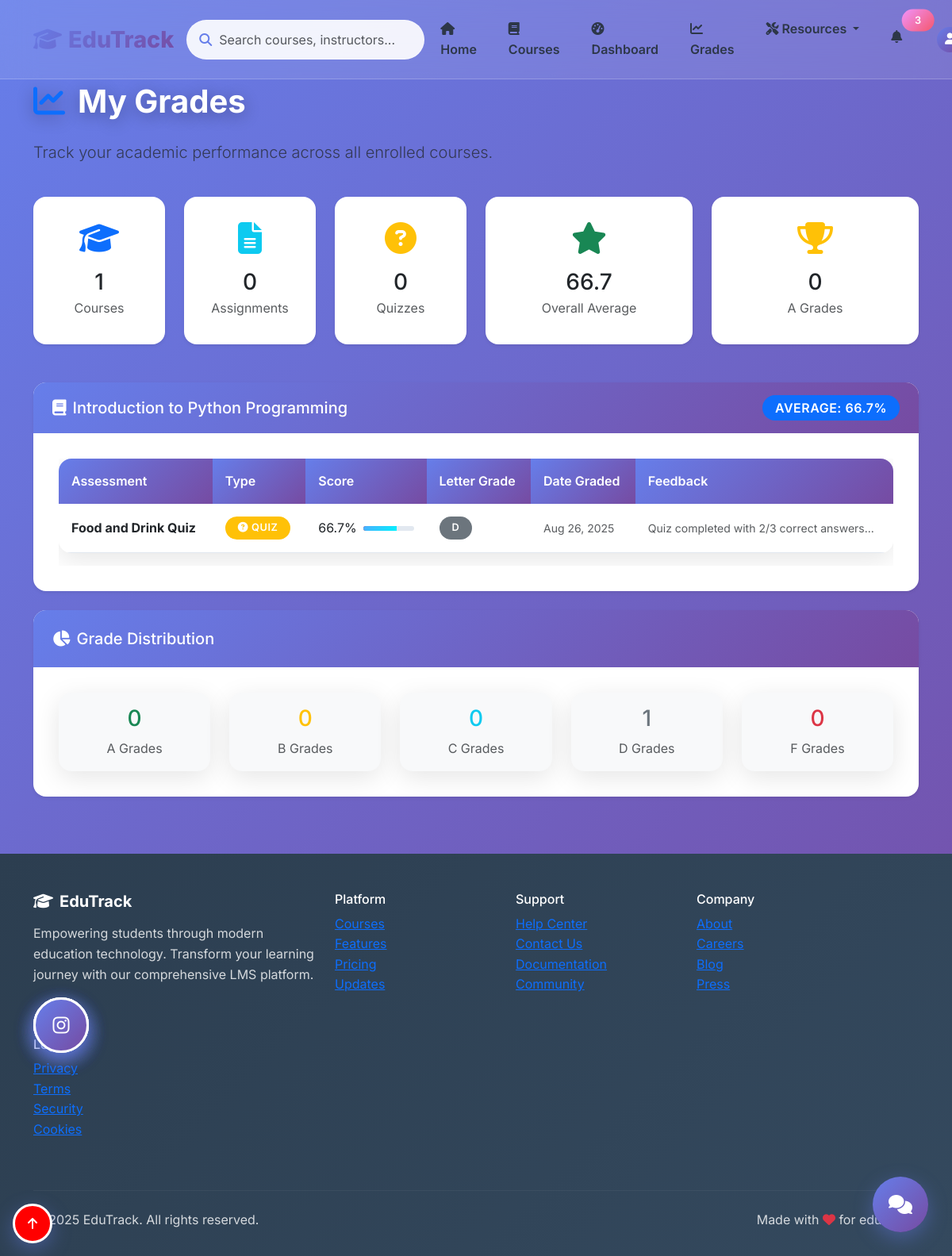
The page /grades (signed in) on the database its author committed.
### models.py (models this page shows, shortened)
class Course(db.Model):
    __tablename__ = 'course'
    id = db.Column(db.Integer, primary_key=True)
    title = db.Column(db.String(200), nullable=False)
    description = db.Column(db.Text, nullable=False)
    instructor = db.Column(db.String(100), nullable=False)
    instructor_id = db.Column(db.Integer, db.ForeignKey('user.id'))  # Link to teacher
    duration_weeks = db.Column(db.Integer, nullable=False)
    difficulty = db.Column(db.String(20), nullable=False)  # Beginner, Intermediate, Advanced
    max_students = db.Column(db.Integer, default=30)
    created_at = db.Column(db.DateTime, default=datetime.utcnow)
    enrollments = db.relationship('Enrollment', backref='course', lazy=True)
    grades = db.relationship('Grade', backref='course', lazy=True)
    materials = db.relationship('CourseMaterial', backref='course', lazy=True)
    announcements = db.relationship('Announcement', backref='course', lazy=True)
    assignments = db.relationship('Assignment', backref='course', lazy=True)
    quizzes = db.relationship('Quiz', backref='course', lazy=True, cascade='all, delete-orphan')

class Grade(db.Model):
    __tablename__ = 'grade'
    id = db.Column(db.Integer, primary_key=True)
    user_id = db.Column(db.Integer, db.ForeignKey('user.id'), nullable=False)
    course_id = db.Column(db.Integer, db.ForeignKey('course.id'), nullable=False)
    assignment_name = db.Column(db.String(200), nullable=False)
    score = db.Column(db.Float)  # Percentage (0-100)
    max_score = db.Column(db.Float, default=100.0)
    feedback = db.Column(db.Text)
    graded_at = db.Column(db.DateTime, default=datetime.utcnow)
    def get_letter_grade(self):
        if self.score is None:
            return 'N/A'
        elif self.score >= 90:
            return 'A'
        elif self.score >= 80:
            return 'B'
        elif self.score >= 70:
            return 'C'
        elif self.score >= 60:
            return 'D'
        else:
            return 'F'

### routes.py (the view)
def view_grades():
    if 'user_id' not in session:
        flash('Please log in to view your grades', 'warning')
        return redirect(url_for('login'))
    user = User.query.get(session['user_id'])
    if not user or user.role != 'student':
        flash('Only students can view grades', 'danger')
        return redirect(url_for('dashboard'))
    grades = Grade.query.filter_by(user_id=user.id).all()
    course_grades = {}
    for grade in grades:
        course_id = grade.course_id
        if course_id not in course_grades:
            course_grades[course_id] = []
        course_grades[course_id].append(grade)
    courses = Course.query.filter(Course.id.in_(course_grades.keys())).all()
    course_dict = {course.id: course for course in courses}
    course_averages = {}
    for course_id, grades_list in course_grades.items():
        if grades_list:
            total_score = sum(grade.score for grade in grades_list if grade.score is not None)
            valid_grades = [grade for grade in grades_list if grade.score is not None]
            if valid_grades:
                course_averages[course_id] = total_score / len(valid_grades)
            else:
                course_averages[course_id] = 0.0
        else:
            course_averages[course_id] = 0.0
    return render_template('grades.html',
                         user=user,
                         grades_by_course=course_grades,
                         courses=course_dict,
                         course_averages=course_averages)

### templates/grades.html (shortened to what this page needs)
{% extends "base.html" %}
{% block content %}
<div class="container py-4">
    <div class="row mb-4">
        <div class="col-12">
            <h1 class="display-5 fw-bold">
                <i class="fas fa-chart-line text-primary me-3"></i>My Grades
            </h1>
            <p class="lead text-muted">Track your academic performance across all enrolled courses.</p>
        </div>
    </div>
    {% if grades_by_course %}
        <div class="row g-4 mb-5">
            <div class="col-md-2">
                <div class="card border-0 shadow-sm">
                    <div class="card-body text-center">
                        <i class="fas fa-graduation-cap text-primary" style="font-size: 2.5rem;"></i>
                        <h3 class="mt-3 mb-1">{{ grades_by_course|length }}</h3>
                        <p class="text-muted mb-0">Courses</p>
                    </div>
                </div>
            </div>
            <div class="col-md-2">
                <div class="card border-0 shadow-sm">
                    <div class="card-body text-center">
                        <i class="fas fa-file-alt text-info" style="font-size: 2.5rem;"></i>
                        <h3 class="mt-3 mb-1">
                            {% set total_assignments = 0 %}
                            {% for course_grades in grades_by_course.values() %}
                                {% for grade in course_grades %}
                                    {% if 'Quiz:' not in grade.assignment_name %}
                                        {% set total_assignments = total_assignments + 1 %}
                                    {% endif %}
                                {% endfor %}
                            {% endfor %}
                            {{ total_assignments }}
                        </h3>
                        <p class="text-muted mb-0">Assignments</p>
                    </div>
                </div>
            </div>
            <div class="col-md-2">
                <div class="card border-0 shadow-sm">
                    <div class="card-body text-center">
                        <i class="fas fa-question-circle text-warning" style="font-size: 2.5rem;"></i>
                        <h3 class="mt-3 mb-1">
                            {% set total_quizzes = 0 %}
                            {% for course_grades in grades_by_course.values() %}
                                {% for grade in course_grades %}
                                    {% if 'Quiz:' in grade.assignment_name %}
                                        {% set total_quizzes = total_quizzes + 1 %}
                                    {% endif %}
                                {% endfor %}
                            {% endfor %}
                            {{ total_quizzes }}
                        </h3>
                        <p class="text-muted mb-0">Quizzes</p>
                    </div>
                </div>
            </div>
            <div class="col-md-3">
                <div class="card border-0 shadow-sm">
                    <div class="card-body text-center">
                        <i class="fas fa-star text-success" style="font-size: 2.5rem;"></i>
                        <h3 class="mt-3 mb-1">
                            {% set all_scores = [] %}
                            {% for course_grades in grades_by_course.values() %}
                                {% for grade in course_grades %}
                                    {% if grade.score %}
                                        {% set _ = all_scores.append(grade.score) %}
                                    {% endif %}
                                {% endfor %}
                            {% endfor %}
                            {{ "%.1f"|format(all_scores | sum / all_scores | length) if all_scores else "0.0" }}
                        </h3>
                        <p class="text-muted mb-0">Overall Average</p>
                    </div>
                </div>
            </div>
            <div class="col-md-3">
                <div class="card border-0 shadow-sm">
                    <div class="card-body text-center">
                        <i class="fas fa-trophy text-warning" style="font-size: 2.5rem;"></i>
                        <h3 class="mt-3 mb-1">
                            {% set a_grades = [] %}
                            {% for course_grades in grades_by_course.values() %}
                                {% for grade in course_grades %}
                                    {% if grade.score and grade.score >= 90 %}
                                        {% set _ = a_grades.append(grade) %}
                                    {% endif %}
                                {% endfor %}
                            {% endfor %}
                            {{ a_grades | length }}
                        </h3>
                        <p class="text-muted mb-0">A Grades</p>
                    </div>
                </div>
            </div>
        </div>
        {% for course_id, course_grades in grades_by_course.items() %}
        <div class="card border-0 shadow-sm mb-4">
            <div class="card-header bg-transparent border-0 py-3">
                <div class="row align-items-center">
                    <div class="col">
                        <h5 class="mb-0">
                            <i class="fas fa-book me-2"></i>{{ courses[course_id].title }}
                        </h5>
                    </div>
                    <div class="col-auto">
                        <span class="badge bg-primary fs-6">
                            {% if course_id in course_averages %}
                                Average: {{ "%.1f"|format(course_averages[course_id]) }}%
                            {% else %}
                                Average: N/A
                            {% endif %}
                        </span>
                    </div>
                </div>
            </div>
            <div class="card-body">
                <div class="table-responsive">
                    <table class="table table-hover">
                        <thead>
                            <tr>
                                <th>Assessment</th>
                                <th>Type</th>
                                <th>Score</th>
                                <th>Letter Grade</th>
                                <th>Date Graded</th>
                                <th>Feedback</th>
                            </tr>
                        </thead>
                        <tbody>
                            {% for grade in course_grades %}
                            <tr>
                                <td>
                                    <strong>
                                        {% if 'Quiz:' in grade.assignment_name %}
                                            {{ grade.assignment_name.replace('Quiz: ', '') }}
                                        {% else %}
                                            {{ grade.assignment_name }}
                                        {% endif %}
                                    </strong>
                                </td>
                                <td>
                                    {% if 'Quiz:' in grade.assignment_name %}
                                        <span class="badge bg-warning">
                                            <i class="fas fa-question-circle me-1"></i>Quiz
                                        </span>
                                    {% else %}
                                        <span class="badge bg-info">
                                            <i class="fas fa-file-alt me-1"></i>Assignment
                                        </span>
                                    {% endif %}
                                </td>
                                <td>
                                    {% if grade.score %}
                                        <div class="d-flex align-items-center">
                                            <span class="me-2">{{ "%.1f"|format(grade.score) }}%</span>
                                            <div class="progress flex-grow-1" style="height: 6px; width: 60px;">
                                                <div class="progress-bar bg-{{ 'success' if grade.score >= 90 else 'warning' if grade.score >= 70 else 'danger' }}"
                                                     role="progressbar" style="width: {{ grade.score }}%"></div>
                                            </div>
                                        </div>
                                    {% else %}
                                        <span class="text-muted">Not graded</span>
                                    {% endif %}
                                </td>
                                <td>
                                    {% if grade.score %}
                                        <span class="badge bg-{{ 'success' if grade.score >= 90 else 'warning' if grade.score >= 80 else 'info' if grade.score >= 70 else 'secondary' if grade.score >= 60 else 'danger' }}">
                                            {{ grade.get_letter_grade() }}
                                        </span>
                                    {% else %}
                                        <span class="badge bg-secondary">N/A</span>
                                    {% endif %}
                                </td>
                                <td>
                                    <small class="text-muted">
                                        {{ grade.graded_at.strftime('%b %d, %Y') }}
                                    </small>
                                </td>
                                <td>
                                    {% if grade.feedback %}
                                        <small class="text-muted">{{ grade.feedback[:50] }}...</small>
                                    {% else %}
                                        <small class="text-muted">No feedback</small>
                                    {% endif %}
                                </td>
                            </tr>
                            {% endfor %}
                        </tbody>
                    </table>
                </div>
            </div>
        </div>
        {% endfor %}
        <div class="card border-0 shadow-sm">
            <div class="card-header bg-transparent border-0">
                <h5 class="mb-0">
                    <i class="fas fa-chart-pie me-2"></i>Grade Distribution
                </h5>
            </div>
            <div class="card-body">
                <div class="row text-center">
                    {% set grade_counts = {'A': 0, 'B': 0, 'C': 0, 'D': 0, 'F': 0} %}
                    {% for course_grades in grades_by_course.values() %}
                        {% for grade in course_grades %}
                            {% if grade.score %}
                                {% set letter = grade.get_letter_grade() %}
                                {% set _ = grade_counts.update({letter: grade_counts[letter] + 1}) %}
                            {% endif %}
                        {% endfor %}
                    {% endfor %}
                    {% for letter, count in grade_counts.items() %}
                    <div class="col">
                        <div class="card border-0 bg-light">
                            <div class="card-body py-3">
                                <h3 class="text-{{ 'success' if letter == 'A' else 'warning' if letter == 'B' else 'info' if letter == 'C' else 'secondary' if letter == 'D' else 'danger' }}">
                                    {{ count }}
                                </h3>
                                <p class="mb-0 text-muted">{{ letter }} Grades</p>
                            </div>
                        </div>
                    </div>
                    {% endfor %}
                </div>
            </div>
        </div>
    {% endif %}
</div>
{% endblock %}

### rows shown on the page
Course: title "Introduction to Python Programming"
Grade: assignment_name.replace "Food and Drink Quiz", shows "QUIZ", score "66.7", get_letter_grade "D", graded_at "Aug 26, 2025", feedback "Quiz completed with 2/3 correct answers"

### other values the page prints
{{ grades_by_course|length }} "1"
{{ total_assignments }} "0"
{{ total_quizzes }} "0"
{{ a_grades | length }} "0"
{{ "%.1f"|format(course_averages[course_id]) }} "66.7"
{{ count }} "0" "0" "0" "1" "0"
{{ letter }} "A" "B" "C" "D" "F"
